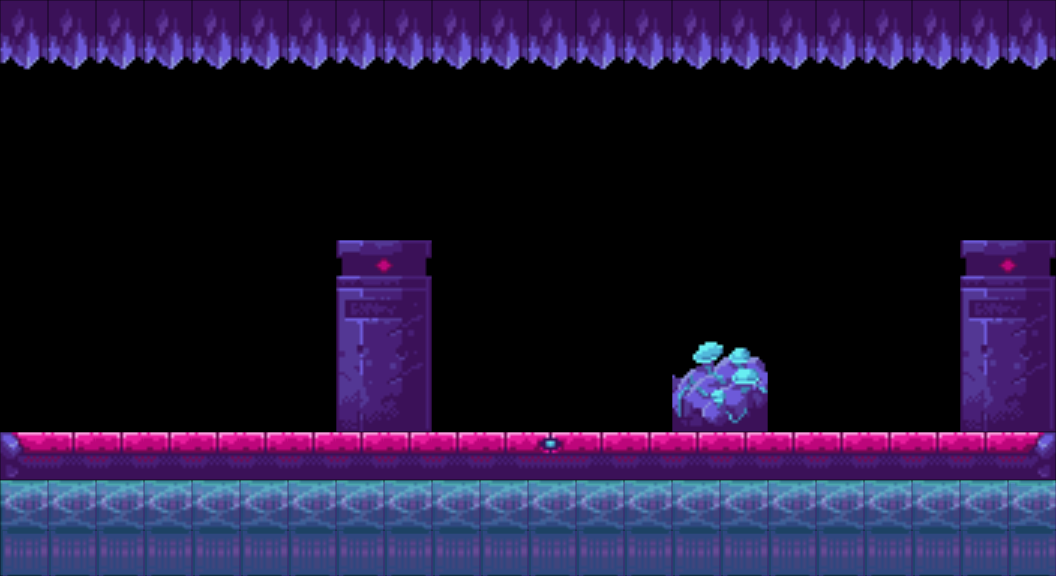

A level layout from a 2D game, rendered from its tile map. Below: a short description, then the map file with tile-grid data replaced by summaries:
An orthogonal 22x12 tile map with 48x48 px tiles, 3 tile layers (tile, water, collision).

<map version="1.2" tiledversion="1.2.5" orientation="orthogonal" renderorder="right-down" width="22" height="12" tilewidth="48" tileheight="48" infinite="0" nextlayerid="4" nextobjectid="1">
 <tileset firstgid="1" name="tile" tilewidth="48" tileheight="48" tilecount="288" columns="24">
  <image source="tilesets.png" width="1152" height="576" />
 </tileset>
 <layer id="1" name="tile" width="22" height="12" locked="1" offsetx="2" offsety="2">
  <data>[264 cells, 44 non-empty, 1 distinct tile ids]</data>
 </layer>
 <layer id="2" name="water" width="22" height="12" locked="1" opacity="0.69">
  <data>[264 cells, 44 non-empty, 2 distinct tile ids]</data>
 </layer>
 <layer id="3" name="collision" width="22" height="12">
  <data>[264 cells, 86 non-empty, 19 distinct tile ids]</data>
 </layer>
</map>